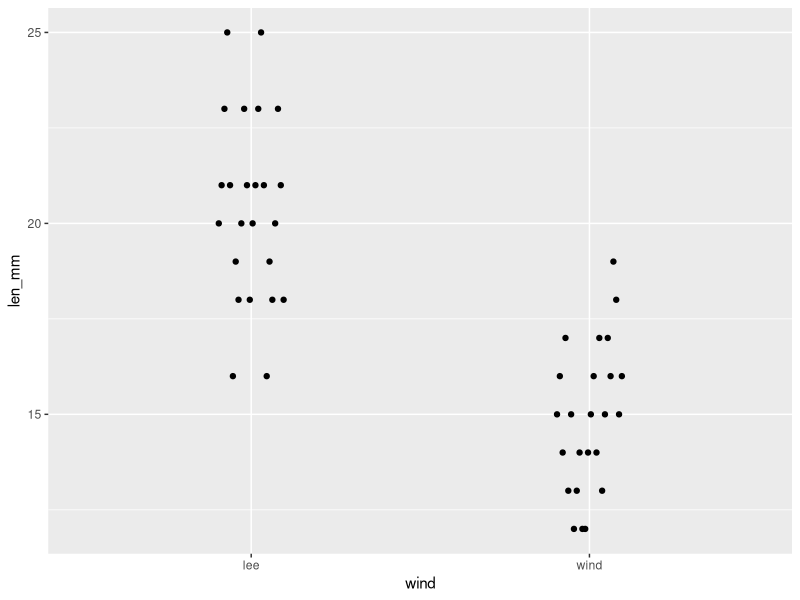
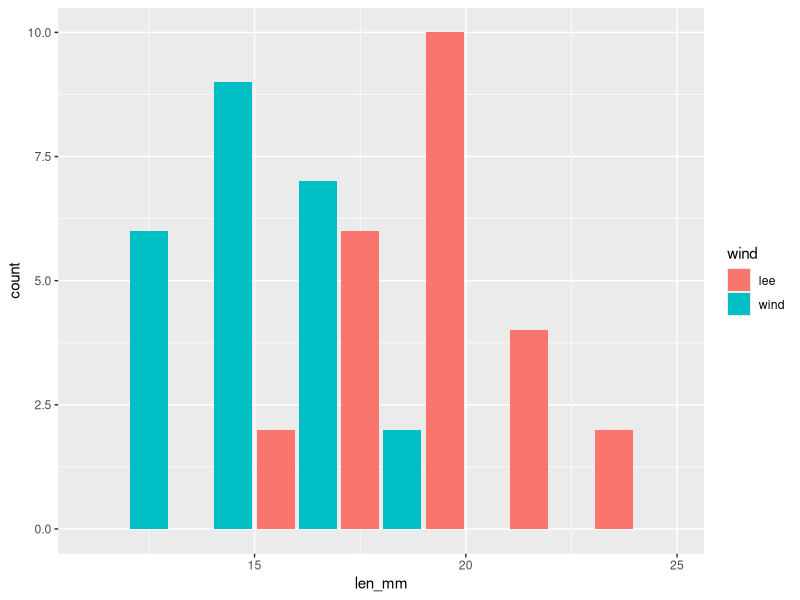
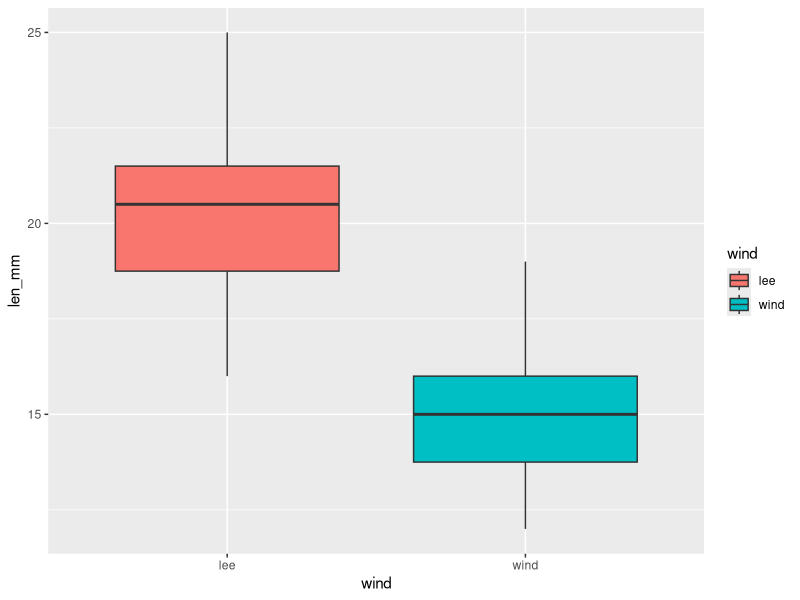
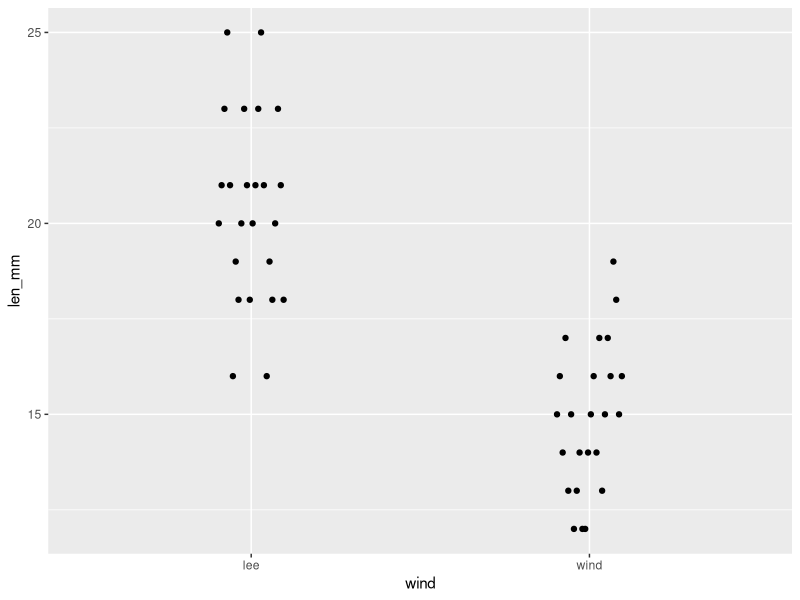
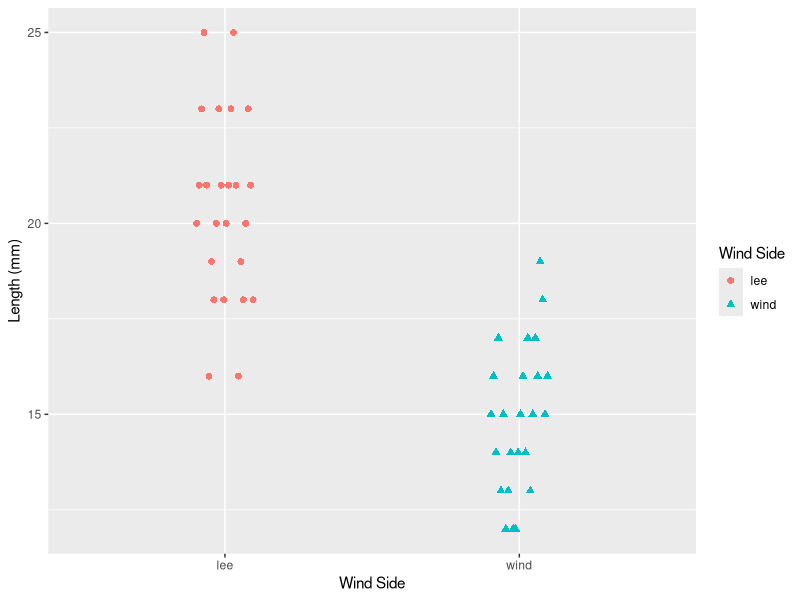
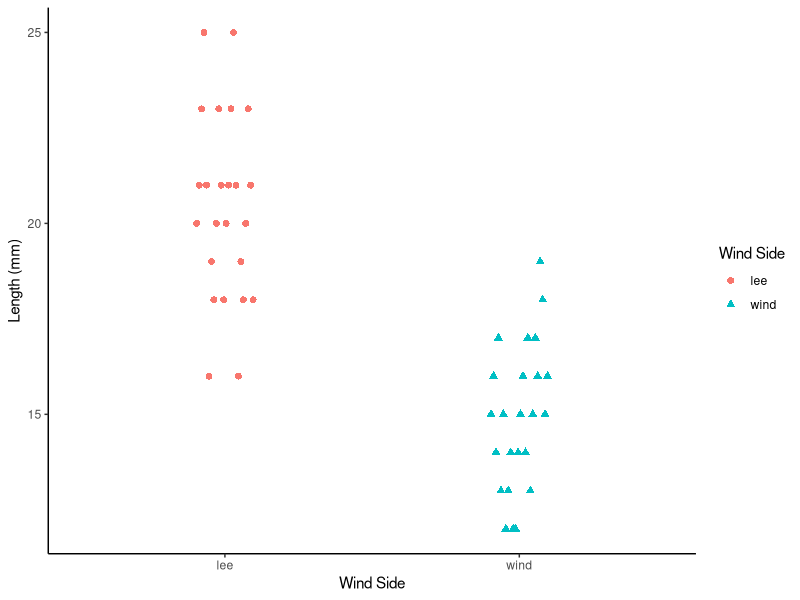
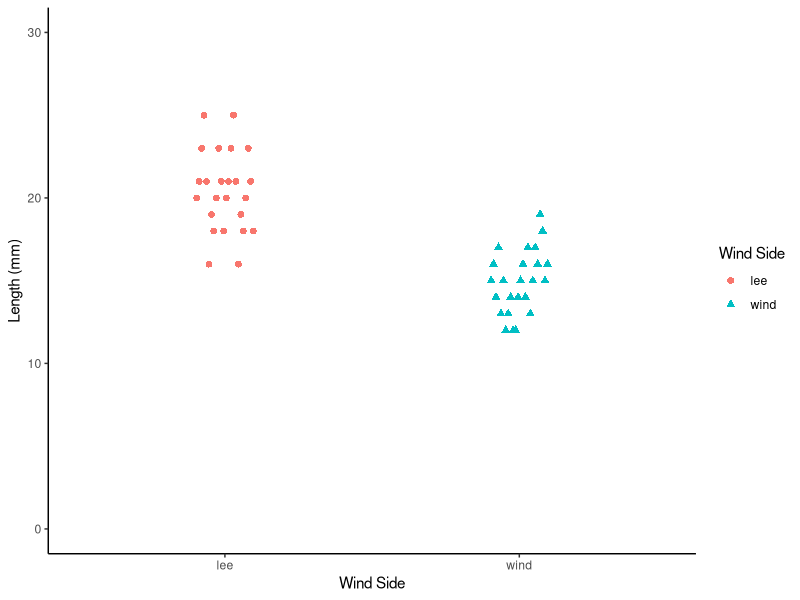
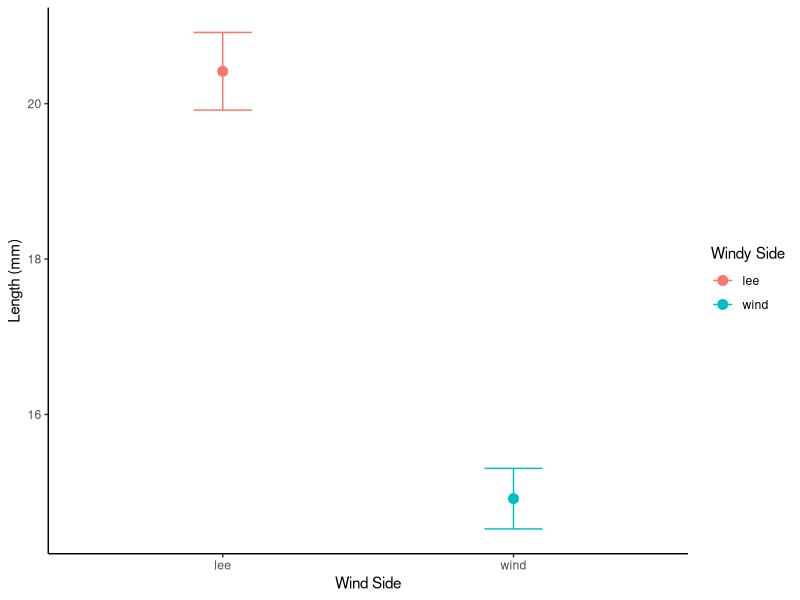

Write the R code that produced these figures, in order.
## ---- chunk 1
# install packages -----
# install.packages("readxl")
# install.packages("tidyverse")

# # we will install a few new libraries
# install.packages("skimr")

## ---- chunk 2
# Load the libraries ----
library(readxl) # allows to read in excel files
library(tidyverse) # provides utilities seen in console
library(skimr) # provide summary stats
library(here) # you dont need this one - just me in this html file
## ---- chunk 3
#| message: false
#| warning: false
#| include: false
#| paged-print: false
p_df <- read_csv(here("data", "lecture_01", "pine_needles.csv"))

## ---- chunk 4
p_df
## ---- chunk 5
head(p_df)
# tail(p_df) # the bottom
## ---- chunk 6
p_df$group # name of dataframe $ varaible
## ---- chunk 7
knitr::opts_chunk$set(
  comment = '', fig.width = 4, fig.height = 3)

ggplot(data = p_df, aes(x=wind, y=len_mm)) + 
  geom_point(position = position_dodge2(width=0.2) )
# this dodges the points # position_dodge2 or can use position_dodge depending on grouping
## ---- chunk 8
knitr::opts_chunk$set(
  comment = '', fig.width = 4, fig.height = 3)

ggplot(data = p_df, aes(x=len_mm, fill = wind)) +
  geom_histogram( binwidth = 2, 
# sets the width in units of the bins - try different nubmers
   position = position_dodge2(width = 0.5))
## ---- chunk 9
knitr::opts_chunk$set(
  comment = '', fig.width = 4, fig.height = 3)

ggplot(data = p_df, aes(x=wind, y=len_mm, fill = wind)) + geom_boxplot()
## ---- chunk 10
xy_plot <- ggplot(data = p_df, aes(x=wind, y=len_mm)) + 
  geom_point(position = position_dodge2(width=0.2) )
xy_plot
## ---- chunk 11
ggsave(xy_plot, # name of the plot you called it
       file = "figures/xy_plot.pdf", # type of file you want - pdf is good
       units = "in", # what are the units you want to measure in
       width = 6, height = 6) # dimensions - not if large the fonts need to be adjusted
## ---- chunk 12

xy_plot <- ggplot(data = p_df, aes(x=wind, y=len_mm, color = wind, shape = wind)) + 
  geom_point(
    size = 2,
    position = position_dodge2(width=0.2)) +
  labs(x="Wind Side", y = "Length (mm)", color = "Wind Side", shape = "Wind Side")
xy_plot
## ---- chunk 13
xy_plot <- ggplot(data = p_df, aes(x=wind, y=len_mm, color = wind, shape = wind)) + 
  geom_point(
    size = 2,
    position = position_dodge2(width=0.2)) +
  labs(x="Wind Side", y = "Length (mm)", color = "Wind Side", shape = "Wind Side") +
  theme_classic()
xy_plot
## ---- chunk 14
xy_plot <- ggplot(data = p_df, aes(x=wind, y=len_mm, color = wind, shape = wind)) + 
  geom_point(
    size = 2,
    position = position_dodge2(width=0.2)) +
  labs(x="Wind Side", y = "Length (mm)", color = "Wind Side", shape = "Wind Side") +
  theme_classic() +
  coord_cartesian(ylim = c(0,30))
xy_plot
## ---- chunk 15
mean(p_df$len_mm, na.rm = TRUE) # removes missing values
## ---- chunk 16
length(p_df$len_mm)
## ---- chunk 17
p_df %>% summarize(mean_length = mean(len_mm, na.rm = TRUE))
## ---- chunk 18
p_df %>% 
  summarize(
    mean_length = mean(len_mm, na.rm = TRUE),
    sd_length = sd(len_mm, na.rm = TRUE),
    n_length = n())
## ---- chunk 19
p_df %>% 
  summarize(
    mean_length = mean(len_mm, na.rm = TRUE),
    sd_length = sd(len_mm, na.rm = TRUE),
    n_length = sum(!is.na(len_mm)))
## ---- chunk 20
p_df %>% 
  summarize(
    mean_length = mean(len_mm, na.rm = TRUE),
    sd_length = sd(len_mm, na.rm = TRUE),
    n_length = sum(!is.na(len_mm)))
## ---- chunk 21
ggplot(p_df, aes(x = wind, y = len_mm , color = wind)) +
  stat_summary(
    fun = mean, 
    na.rm = TRUE, 
    geom = "point", 
    size = 3) +
  stat_summary(
    fun.data = mean_se, 
    na.rm = TRUE, 
    geom = "errorbar", 
    width = 0.2) +
  # annotate("rect", 
  #        xmin = -Inf, xmax = Inf,  # Cover the entire x range
  #        ymin = -Inf, ymax = Inf,  # Cover the entire y range
  #        fill = "white", 
  #        alpha = 1) +
  labs(
    x = "Wind Side",
    y = "Length (mm)",
    color = "Windy Side"
  ) +
  theme_classic()
## ---- chunk 22
mean_se_plot <- p_df %>% 
  ggplot(aes(wind, len_mm , color = wind)) +
  stat_summary(
    fun = mean, 
    na.rm = TRUE, 
    geom = "point", 
    size = 3) +
  stat_summary(
    fun.data = mean_se, 
    na.rm = TRUE, 
    geom = "errorbar", 
    width = 0.2) +
  # annotate("rect", 
  #        xmin = -Inf, xmax = Inf,  # Cover the entire x range
  #        ymin = -Inf, ymax = Inf,  # Cover the entire y range
  #        fill = "white", 
  #        alpha = 1) +
  labs(
    x = "Wind Side",
    y = "Length (mm)",
    color = "Windy Side"
  ) +
  theme_classic()

mean_se_plot
## ---- chunk 23
#| paged-print: false # will put all output here
p_df %>% skim()
## ---- chunk 24
#| paged-print: false # will put all output here
p_df %>% 
  group_by(wind) %>% 
  skim()
